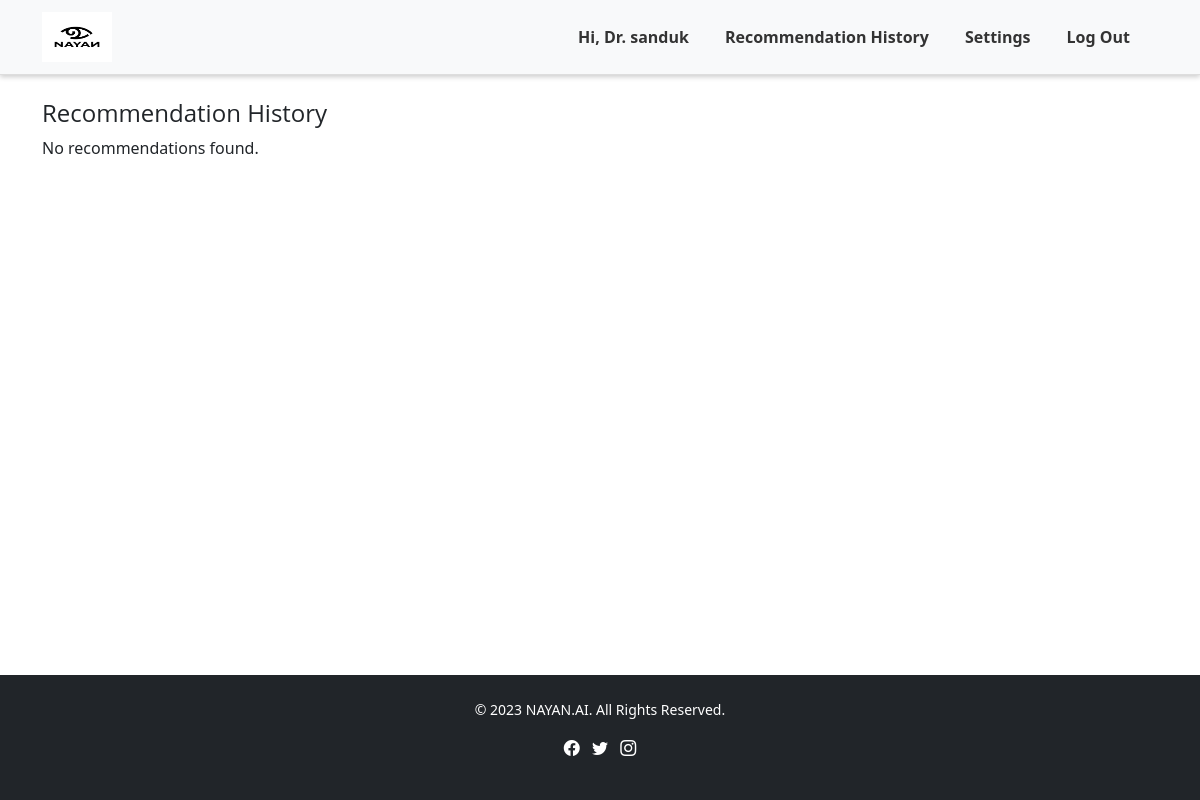
The app's page /patient/recommendation-history/ (signed in), older data.
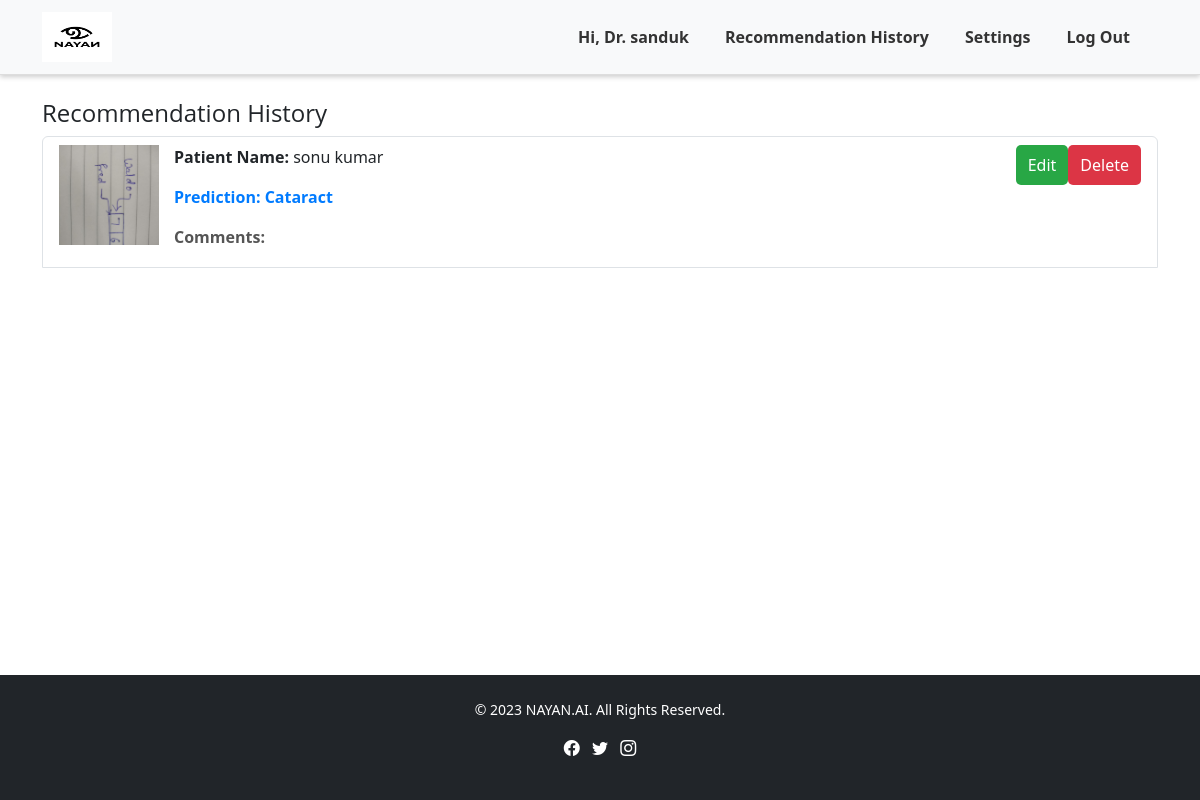
The same page, newer data.
### api/models.py (models this page shows, shortened)
class RecommendationRequest(models.Model):
    image = models.ForeignKey(ImageUpload, on_delete=models.CASCADE)
    patient = models.ForeignKey(User, related_name='recommendation_requests', on_delete=models.CASCADE)
    doctor = models.ForeignKey(DoctorProfile, related_name='recommendation_requests', on_delete=models.CASCADE)
    message = models.TextField(blank=True, null=True)
    disease_predict = models.CharField(max_length=100, blank=True, null=True)
    is_reviewed = models.BooleanField(default=False)
    created_at = models.DateTimeField(auto_now_add=True)

class ImageUpload(models.Model):
    STATUS_CHOICES = [
        ('none', 'None'),
        ('requested', 'Requested'),
        ('reviewed', 'Reviewed'),
    ]
    image = models.ImageField(upload_to='uploads/')
    uploaded_at = models.DateTimeField(auto_now_add=True)
    disease_predict = models.CharField(max_length=100, blank=True, null=True)
    doctor_comment = models.TextField(null=True, blank=True)
    user = models.ForeignKey(User, on_delete=models.CASCADE, null=True)
    request_status = models.CharField(max_length=20, choices=STATUS_CHOICES, default='none')

### api/views.py (the view)
# urls.py: path('recommendation-history/', recommendation_history, name='recommendation_history'),
@login_required
def recommendation_history(request):
    doctor = request.user.doctorprofile
    recommendations = RecommendationRequest.objects.filter(doctor=doctor).order_by('-created_at')  # Order by creation date or any relevant field
    return render(request, 'doctor/doctor_recommendation_history.html', {'recommendations': recommendations})

### templates/doctor/doctor_recommendation_history.html (shortened to what this page needs)
{% extends 'common/base.html' %}
{% load static %}
{% block content %}
{% include 'doctor/doctor_navbar.html'%}
<div class="container mt-4">
    <div class="row">
        <div class="col-md-12">
            <h4>Recommendation History</h4>
            {% if recommendations %}
            <ul class="list-group">
                {% for recommendation in recommendations %}
                    <li class="list-group-item d-flex align-items-start">
                        <img src="{{ recommendation.image.image.url }}" alt="Patient Image">
                        <div class="recommendation-details">
                            <p><strong>Patient Name:</strong> {{ recommendation.patient.first_name }} {{ recommendation.patient.last_name }}</p>
                            <p class="recommendation-prediction"><strong>Prediction:</strong> {{ recommendation.image.disease_predict }}</p>
                            <p class="recommendation-comments"><strong>Comments:</strong> {{ recommendation.comments }}</p>
                        </div>
                        <button class="edit-button" onclick="toggleEditForm({{ recommendation.id }})">Edit</button>
                        <form action="{% url 'delete_recommendation' recommendation.id %}" method="post" style="display:inline;" onsubmit="return confirm('Are you sure you want to delete this recommendation?');">
                            <button type="submit" class="delete-button">Delete</button>
                        </form>
                    </li>
                {% endfor %}
            </ul>
            {% else %}
            <p>No recommendations found.</p>
            {% endif %}
        </div>
    </div>
</div>
{% include 'common/footer.html'%}
{% endblock %}

### templates/common/base.html (shortened to what this page needs)
{% load static %}
<!DOCTYPE html>
<html lang="en">
<head>
    <link href="https://cdn.jsdelivr.net/npm/bootstrap@5.3.0/dist/css/bootstrap.min.css" rel="stylesheet" />
    <link rel="stylesheet" href="https://cdnjs.cloudflare.com/ajax/libs/font-awesome/6.4.0/css/all.min.css" />
    <link rel="stylesheet" href="{% static 'css/styles.css' %}" />
    <link href="https://cdn.jsdelivr.net/npm/bootstrap-icons@1.10.0/font/bootstrap-icons.min.css" rel="stylesheet" />
</head>
<body>
        {% block content %}{% endblock %}
</body>
</html>

### templates/doctor/doctor_navbar.html (shortened to what this page needs)
{% load static %}
{% block content %}
<nav class="navbar navbar-expand-lg navbar-light bg-light">
  <div class="container">
    <a class="navbar-brand" href="{% url 'home' %}">
      <img src="{% static 'images/logo.png' %}" alt="Logo" style="height: 50px">
    </a>
    <div class="collapse navbar-collapse" id="navbarNav">
      <ul class="navbar-nav ms-auto">
        <li class="nav-item">
          <a class="nav-link" href="{% url 'doctor_dashboard' %}">Hi, Dr. {{ user.first_name }}</a>
        </li>
        <li class="nav-item">
          <a class="nav-link" href="{% url 'recommendation_history' %}">Recommendation History</a>
        </li>
        <li class="nav-item">
          <a class="nav-link" href="{% url 'settings' %}">Settings</a>
        </li>
        <li class="nav-item">
          <form method="post" action="{% url 'logout' %}">
            <button type="submit" class="btn btn-link nav-link">Log Out</button>
          </form>
        </li>
      </ul>
    </div>
  </div>
</nav>
{% endblock %}

### templates/common/footer.html (shortened to what this page needs)
<!DOCTYPE html>
<html lang="en">
<head>
    <link rel="stylesheet" href="path/to/bootstrap.min.css">
    <link rel="stylesheet" href="path/to/fontawesome.min.css">
    <link rel="stylesheet" href="path/to/bootstrap-icons.css">
</head>
<body>
    <div class="content">
    </div>
    <footer class="py-4 bg-dark text-white text-center">
        <div class="container">
            <p class="mb-0">&copy; 2023 NAYAN.AI. All Rights Reserved.</p>
            <ul class="list-inline mt-3">
                <li class="list-inline-item">
                    <a href="#" class="text-white"><i class="bi bi-facebook"></i></a>
                </li>
                <li class="list-inline-item">
                    <a href="#" class="text-white"><i class="bi bi-twitter"></i></a>
                </li>
                <li class="list-inline-item">
                    <a href="#" class="text-white"><i class="bi bi-instagram"></i></a>
                </li>
            </ul>
        </div>
    </footer>
</body>
</html>

### static/css/styles.css (style rules this page uses)
body { font-family: 'Roboto', sans-serif; color: #333; line-height: 1.6; margin: 0; padding: 0; background-color: #f0f4f8; }
h1, h2, h3, h4, h5 { font-family: 'Open Sans', sans-serif; }
a { text-decoration: none; color: inherit; }
.navbar { background-color: #ffffff; box-shadow: 0 2px 5px rgba(0, 0, 0, 0.2); padding: 15px 20px; border-bottom: 1px solid #ddd; height: 75px; }
.navbar-brand img { height: 70px; width: 70px; }
.navbar-nav .nav-link { color: #333; font-weight: bold; margin-right: 20px; padding: 10px 0; transition: color 0.3s ease, border-bottom 0.3s ease; }
footer { background-color: #343a40; color: #fff; padding: 0.5rem 0; text-align: center; }
footer p { margin: 0; font-size: 0.875rem; }
html { scroll-behavior: smooth; }

### templates/doctor/doctor_recommendation_history.html (style rules this page uses)
body { background-color: #f8f9fa; font-family: Arial, sans-serif; }
h4 { font-size: 1.5rem; font-weight: 600; color: #333; }
.list-group-item { border: none; padding: 15px; background-color: #fdfdfd; margin-bottom: 10px; }
.list-group-item img { width: 100px; height: 100px; object-fit: cover; margin-right: 15px; }
.recommendation-details { flex-grow: 1; }
.recommendation-comments { margin-bottom: 10px; color: #555; }
.recommendation-prediction { font-weight: bold; color: #007bff; }
.edit-button, .save-button, .cancel-button, .delete-button { border: none; padding: 8px 12px; border-radius: 5px; transition: background-color 0.3s, transform 0.3s; }
.edit-button { background-color: #28a745; color: white; }
.delete-button { background-color: #dc3545; color: white; }

### templates/common/footer.html (style rules this page uses)
html, body { height: 100%; margin: 0; display: flex; flex-direction: column; }
.content { flex: 1; }

Row changes from the older to the newer data that the page shows:
added RecommendationRequest: image.image (picture), patient.first_name "sonu", patient.last_name "kumar", image.disease_predict "Cataract"
Text that changed along with them:
text no longer shown: "No recommendations found."
